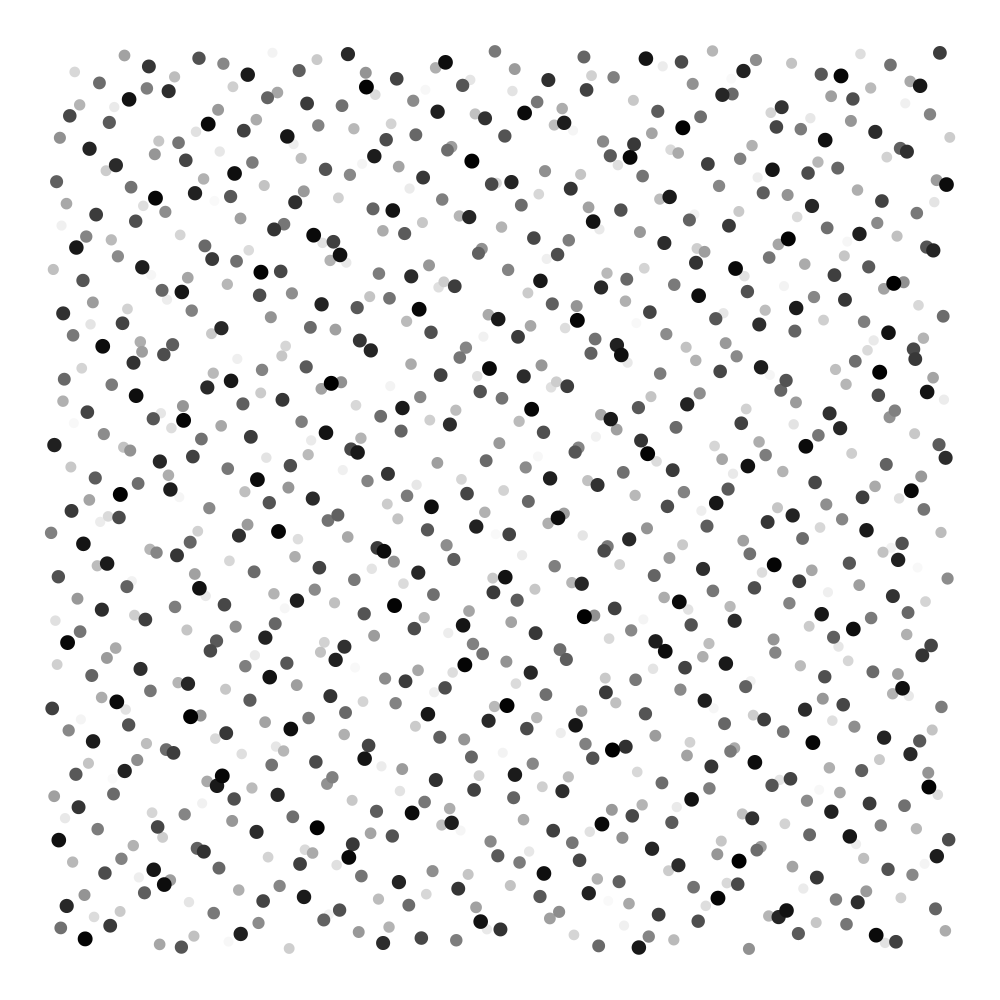
Frame 1 (no input)
Frame 60 (the mouse pressed at the canvas centre just before this capture): identical to frame 1, image omitted
Frame 120 (the mouse held since frame 60 and released just before this capture): identical to frame 1, image omitted

The Processing sketch that drew this single still picture (run headless with seeded random() and noise(); from frame 60 on, the mouse is pressed at the canvas centre):

// Processing sketch: sketch_50_Halton_sequence
// ── sketch_50_Halton_sequence.pde

float halton(float i, float b) {
  float f = 1;
  float r = 0;
  while (i > 0) {
    f = f/b;
    r = r + f*(i % b);
    i = floor(i/b);
  }
  return r;
}

void setup() {
  size(1000,1000);
  background(255);
  fill(0);
  noStroke();
  int sum = 5000;
  for (int i = sum; i > 0; i-=5){
   float x = map(halton(i,2),0,1,+50,width-50);
   float y = map(halton(i,3),0,1,+50,height-50);
   fill(map(i,0,sum,0,250));
   ellipse(x,y,map(i,0,sum,15,10),map(i,0,sum,15,10));
  }
}

void draw() {
  
}
